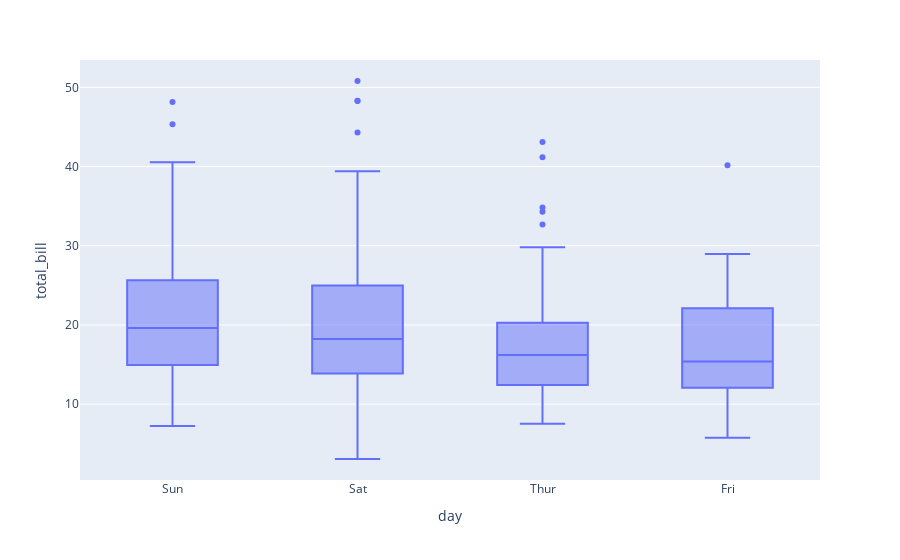

Notebook cell for this chart:
### Markdown cell above
#### Q2. Using the tips dataset in the Plotly library, plot a box plot using Plotly express.

### Code cell
import plotly.express as px
tips = px.data.tips()
fig = px.box(tips, x="day", y="total_bill")
fig.show()

### Figure 1 — Plotly figure (JSON) as saved in the notebook; plotly's stock layout.template omitted (floating-point values rounded to 4 significant figures; data arrays with more than 128 entries replaced by an {"elided": "..."} marker saying what was removed)
{"data": [{"alignmentgroup": "True", "hovertemplate": "day=%{x}<br>total_bill=%{y}<extra></extra>", "legendgroup": "", "marker": {"color": "#636efa"}, "name": "", "notched": false, "offsetgroup": "", "orientation": "v", "showlegend": false, "type": "box", "x": {"elided": "244 str values"}, "x0": " ", "xaxis": "x", "y": {"elided": "244 float values"}, "y0": " ", "yaxis": "y"}], "layout": {"autosize": true, "boxmode": "group", "legend": {"tracegroupgap": 0}, "margin": {"t": 60}, "xaxis": {"anchor": "y", "autorange": true, "domain": [0, 1], "range": [-0.5, 3.5], "title": {"text": "day"}, "type": "category"}, "yaxis": {"anchor": "x", "autorange": true, "domain": [0, 1], "range": [0.4178, 53.46], "title": {"text": "total_bill"}, "type": "linear"}}}
